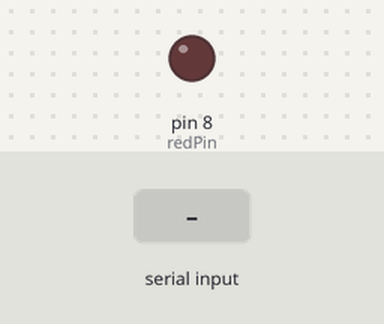
Bench run of a sketch on a simulated Arduino Uno, built with avr-gcc and run on an emulated ATmega328P. On the bench: output pins drawn as LEDs (lit = HIGH). Dashed ring = blinking. The inputs (shaded band) are chosen by the test bench. What the sketch prints to the serial monitor is not drawn.

Above: at 1.2 s.
1.3 s: "90,45\n" received over Serial
At 2.1 s:
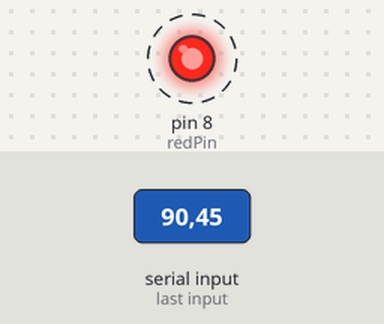
Timing chart, 0 to 10.3 s (numbered marks = the images above; inputs shaded):
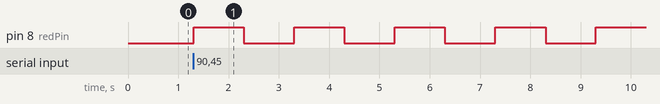

The sketch:

Choosing_number_of_blinks.ino
```cpp
int redPin=8;
int j;
int blinks;
String msg="How many blinks do you want?";
int wait=1000;

void setup() {
  // put your setup code here, to run once:
  Serial.begin(9600);
  pinMode(8,OUTPUT);

}

void loop() {
  // put your main code here, to run repeatedly:
  Serial.println(msg);
  while(Serial.available() == 0){

    }
blinks=Serial.parseInt();
for(j=1; j<=blinks; j=j+1)
{
  digitalWrite(redPin,HIGH);
  delay(wait);
  digitalWrite(redPin,LOW);
  delay(wait);
  }
}
```

Measured:
- after the input at 1.3 s, pin 8 (redPin): alternates HIGH for 1.0 s and LOW for 1.0 s, starting at once
